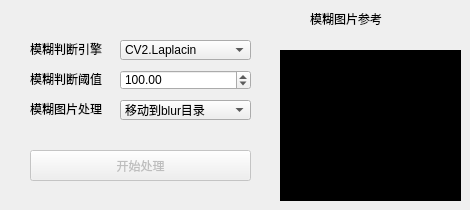
      <widget class="QWidget" name="tab_11">
       <attribute name="icon">
        <iconset>
         <normaloff>icons/取消.png</normaloff>icons/取消.png</iconset>
       </attribute>
       <attribute name="title">
        <string>去除模糊图片</string>
       </attribute>
       <widget class="QLabel" name="label_62">
        <property name="geometry">
         <rect>
          <x>30</x>
          <y>70</y>
          <width>91</width>
          <height>18</height>
         </rect>
        </property>
        <property name="text">
         <string>模糊判断阈值</string>
        </property>
       </widget>
       <widget class="QDoubleSpinBox" name="spinAdjustBlurThreshold">
        <property name="geometry">
         <rect>
          <x>120</x>
          <y>70</y>
          <width>131</width>
          <height>20</height>
         </rect>
        </property>
        <property name="decimals">
         <number>2</number>
        </property>
        <property name="minimum">
         <double>80.000000000000000</double>
        </property>
        <property name="maximum">
         <double>800.000000000000000</double>
        </property>
        <property name="singleStep">
         <double>10.000000000000000</double>
        </property>
        <property name="value">
         <double>100.000000000000000</double>
        </property>
       </widget>
       <widget class="QPushButton" name="btnStartMoveBlur">
        <property name="enabled">
         <bool>false</bool>
        </property>
        <property name="geometry">
         <rect>
          <x>30</x>
          <y>150</y>
          <width>221</width>
          <height>31</height>
         </rect>
        </property>
        <property name="toolTip">
         <string>pack all the images to faceset.pak file</string>
        </property>
        <property name="text">
         <string>开始处理</string>
        </property>
        <property name="icon">
         <iconset>
          <normaloff>:/新前缀/icons/执行.png</normaloff>:/新前缀/icons/执行.png</iconset>
        </property>
       </widget>
       <widget class="QLabel" name="label_63">
        <property name="geometry">
         <rect>
          <x>30</x>
          <y>100</y>
          <width>91</width>
          <height>18</height>
         </rect>
        </property>
        <property name="text">
         <string>模糊图片处理</string>
        </property>
       </widget>
       <widget class="QComboBox" name="comboBox_4">
        <property name="geometry">
         <rect>
          <x>120</x>
          <y>100</y>
          <width>131</width>
          <height>20</height>
         </rect>
        </property>
        <item>
         <property name="text">
          <string>移动到blur目录</string>
         </property>
        </item>
       </widget>
       <widget class="QLabel" name="label_64">
        <property name="geometry">
         <rect>
          <x>30</x>
          <y>40</y>
          <width>91</width>
          <height>18</height>
         </rect>
        </property>
        <property name="text">
         <string>模糊判断引擎</string>
        </property>
       </widget>
       <widget class="QComboBox" name="comboBox_5">
        <property name="geometry">
         <rect>
          <x>120</x>
          <y>40</y>
          <width>131</width>
          <height>20</height>
         </rect>
        </property>
        <item>
         <property name="text">
          <string>CV2.Laplacin</string>
         </property>
        </item>
       </widget>
       <widget class="QLabel" name="label_65">
        <property name="geometry">
         <rect>
          <x>310</x>
          <y>10</y>
          <width>91</width>
          <height>18</height>
         </rect>
        </property>
        <property name="text">
         <string>模糊图片参考</string>
        </property>
       </widget>
       <widget class="QLabel" name="label_66">
        <property name="geometry">
         <rect>
          <x>280</x>
          <y>50</y>
          <width>181</width>
          <height>151</height>
         </rect>
        </property>
        <property name="styleSheet">
         <string notr="true">background-color: rgb(0, 0, 0);</string>
        </property>
        <property name="text">
         <string>模糊图片参考</string>
        </property>
       </widget>
      </widget>
